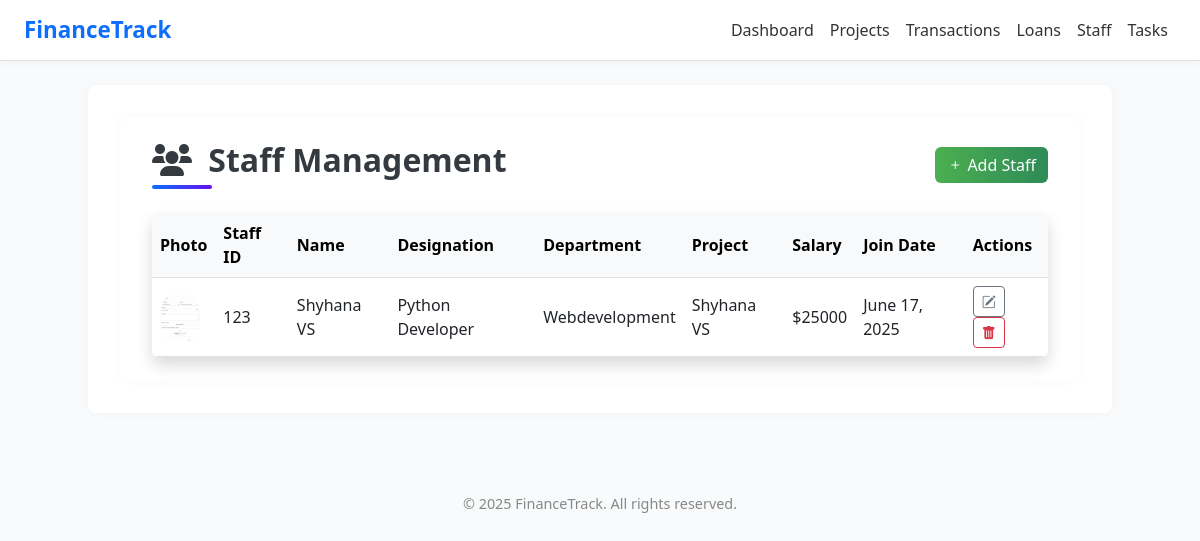
The page /staff/ on the database as committed earlier.
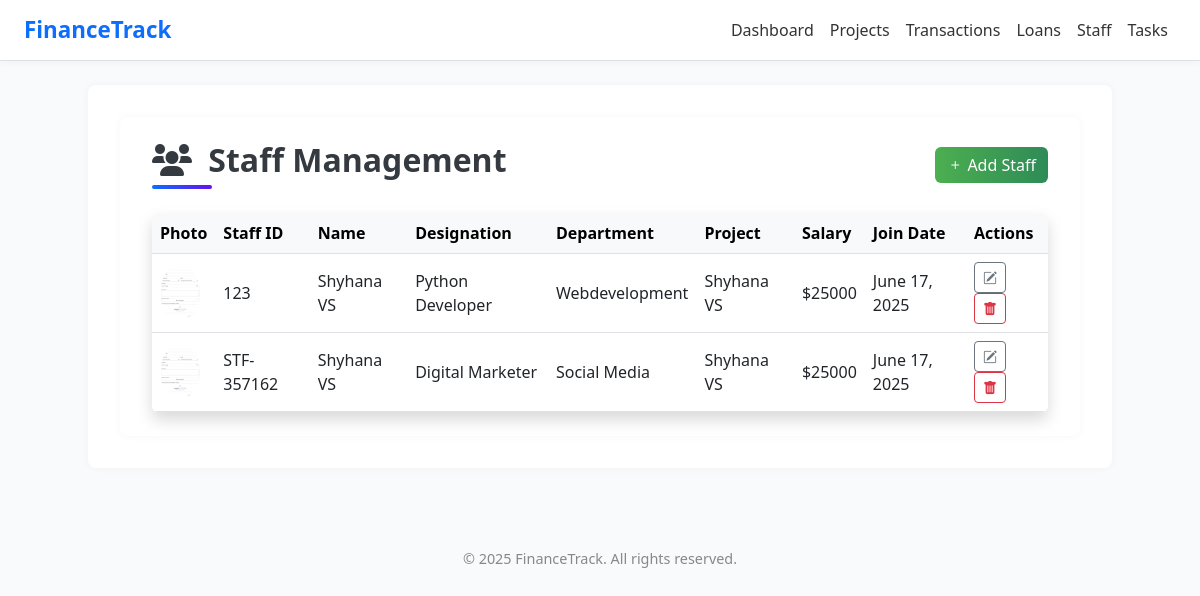
The same page on the database as committed later.
### app1/models.py (models this page shows, shortened)
class Staff(models.Model):
    staff_id = models.CharField(max_length=20, unique=True)
    name = models.CharField(max_length=100)
    photo = models.ImageField(upload_to='staff_photos/', blank=True, null=True)
    designation = models.CharField(max_length=100)
    department = models.CharField(max_length=100)
    project = models.ForeignKey(Project, on_delete=models.SET_NULL, null=True, blank=True)
    salary = models.DecimalField(max_digits=10, decimal_places=2)
    date_of_join = models.DateField()

class Project(models.Model):
    code = models.CharField(max_length=20)
    name = models.CharField(max_length=100)
    location = models.CharField(max_length=100)
    total_budget = models.DecimalField(max_digits=12, decimal_places=2)
    start_date = models.DateField()
    end_date = models.DateField()
    notes = models.TextField(blank=True, null=True)
    def __str__(self):
        return self.name

### app1/views.py (the view, shortened to what this page needs)
# urls.py: path('staff/', views.staff_list, name='staff_list'),
def staff_list(request):
    staff_list = Staff.objects.all()
    project_list = Project.objects.all()
    form = StaffForm()
    return render(request, 'staff_list.html', {
        'staff_list': staff_list,
        'project_list': project_list,
        'form': form,
    })

### templates/staff_list.html (shortened to what this page needs)
{% extends 'base.html' %}
{% load static %}
{% block content %}
<div class="container py-4">
  <div class="d-flex justify-content-between align-items-center mb-4">
    <h2 class="page-title mb-3 mb-md-0">
  <i class="fas fa-users me-2"></i> Staff Management
</h2>
    <button class="btn btn-primary" data-bs-toggle="modal" data-bs-target="#addStaffModal">
      <i class="bi bi-plus"></i> Add Staff
    </button>
  </div>
  <div class="table-responsive shadow rounded bg-white">
    <table class="table table-hover align-middle mb-0">
      <thead class="table-light">
        <tr>
          <th>Photo</th><th>Staff ID</th><th>Name</th><th>Designation</th>
          <th>Department</th><th>Project</th><th>Salary</th><th>Join Date</th><th>Actions</th>
        </tr>
      </thead>
      <tbody>
        {% for staff in staff_list %}
        <tr>
          <td>{% if staff.photo %}<img src="{{ staff.photo.url }}" width="40" height="40" class="rounded-circle">{% else %}-{% endif %}</td>
          <td>{{ staff.staff_id }}</td>
          <td>{{ staff.name }}</td>
          <td>{{ staff.designation }}</td>
          <td>{{ staff.department }}</td>
          <td>{% if staff.project %}{{ staff.project.name }}{% else %}<span class="text-muted">N/A</span>{% endif %}</td>
          <td>${{ staff.salary|floatformat:0 }}</td>
          <td>{{ staff.date_of_join }}</td>
          <td>
            <button class="btn btn-sm btn-outline-secondary" data-bs-toggle="modal" data-bs-target="#editStaffModal{{ staff.id }}">
              <i class="bi bi-pencil-square"></i>
            </button>
            <a href="{% url 'delete_staff' staff.id %}" class="btn btn-sm btn-outline-danger" onclick="return confirm('Delete this staff member?');"><i class="bi bi-trash-fill"></i></a>
          </td>
        </tr>
        {% endfor %}
      </tbody>
    </table>
  </div>
</div>
{% endblock %}

Rows that differ between the two databases and show on the page:
added Staff: photo (picture), staff_id "STF-357162", name "Shyhana VS", designation "Digital Marketer", department "Social Media", project.name "Shyhana VS", salary "25000", date_of_join "June 17, 2025"
